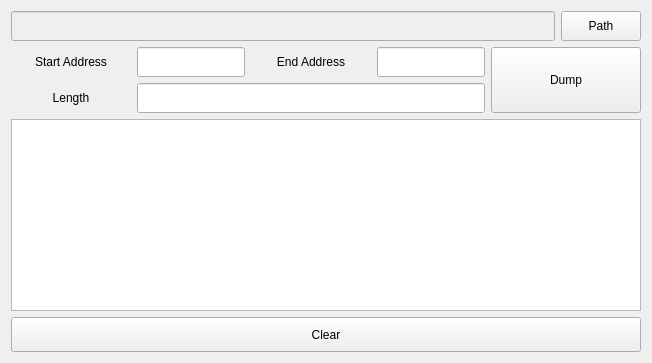
              <widget class="QWidget" name="stackMemoryDump">
               <layout class="QGridLayout" name="gridLayout_51">
                <item row="0" column="0">
                 <layout class="QGridLayout" name="gridLayout_50">
                  <item row="0" column="0">
                   <layout class="QGridLayout" name="gridLayout_27">
                    <item row="0" column="1">
                     <widget class="QPushButton" name="btnMemoryDump_path">
                      <property name="sizePolicy">
                       <sizepolicy hsizetype="Minimum" vsizetype="Minimum">
                        <horstretch>0</horstretch>
                        <verstretch>0</verstretch>
                       </sizepolicy>
                      </property>
                      <property name="minimumSize">
                       <size>
                        <width>0</width>
                        <height>30</height>
                       </size>
                      </property>
                      <property name="text">
                       <string>Path</string>
                      </property>
                     </widget>
                    </item>
                    <item row="0" column="0">
                     <widget class="QLineEdit" name="txtMemoryDump_path">
                      <property name="enabled">
                       <bool>false</bool>
                      </property>
                      <property name="sizePolicy">
                       <sizepolicy hsizetype="Expanding" vsizetype="Minimum">
                        <horstretch>0</horstretch>
                        <verstretch>0</verstretch>
                       </sizepolicy>
                      </property>
                      <property name="minimumSize">
                       <size>
                        <width>0</width>
                        <height>30</height>
                       </size>
                      </property>
                     </widget>
                    </item>
                   </layout>
                  </item>
                  <item row="1" column="0">
                   <layout class="QGridLayout" name="gridLayout_16">
                    <item row="0" column="4" rowspan="2">
                     <widget class="QPushButton" name="btnMemoryDump_dump">
                      <property name="sizePolicy">
                       <sizepolicy hsizetype="Minimum" vsizetype="Minimum">
                        <horstretch>0</horstretch>
                        <verstretch>0</verstretch>
                       </sizepolicy>
                      </property>
                      <property name="minimumSize">
                       <size>
                        <width>150</width>
                        <height>0</height>
                       </size>
                      </property>
                      <property name="text">
                       <string>Dump</string>
                      </property>
                     </widget>
                    </item>
                    <item row="0" column="2">
                     <widget class="QLabel" name="label_52">
                      <property name="minimumSize">
                       <size>
                        <width>120</width>
                        <height>30</height>
                       </size>
                      </property>
                      <property name="text">
                       <string>End Address</string>
                      </property>
                      <property name="alignment">
                       <set>Qt::AlignCenter</set>
                      </property>
                     </widget>
                    </item>
                    <item row="1" column="0">
                     <widget class="QLabel" name="label_53">
                      <property name="sizePolicy">
                       <sizepolicy hsizetype="Preferred" vsizetype="Preferred">
                        <horstretch>0</horstretch>
                        <verstretch>0</verstretch>
                       </sizepolicy>
                      </property>
                      <property name="minimumSize">
                       <size>
                        <width>120</width>
                        <height>30</height>
                       </size>
                      </property>
                      <property name="text">
                       <string>Length</string>
                      </property>
                      <property name="alignment">
                       <set>Qt::AlignCenter</set>
                      </property>
                     </widget>
                    </item>
                    <item row="0" column="1">
                     <widget class="QLineEdit" name="txtMemoryDump_start">
                      <property name="sizePolicy">
                       <sizepolicy hsizetype="Expanding" vsizetype="Preferred">
                        <horstretch>0</horstretch>
                        <verstretch>0</verstretch>
                       </sizepolicy>
                      </property>
                      <property name="minimumSize">
                       <size>
                        <width>0</width>
                        <height>30</height>
                       </size>
                      </property>
                     </widget>
                    </item>
                    <item row="0" column="0">
                     <widget class="QLabel" name="label_47">
                      <property name="sizePolicy">
                       <sizepolicy hsizetype="Preferred" vsizetype="Preferred">
                        <horstretch>0</horstretch>
                        <verstretch>0</verstretch>
                       </sizepolicy>
                      </property>
                      <property name="minimumSize">
                       <size>
                        <width>120</width>
                        <height>30</height>
                       </size>
                      </property>
                      <property name="text">
                       <string>Start Address</string>
                      </property>
                      <property name="alignment">
                       <set>Qt::AlignCenter</set>
                      </property>
                     </widget>
                    </item>
                    <item row="1" column="1" colspan="3">
                     <widget class="QLineEdit" name="txtMemoryDump_len">
                      <property name="sizePolicy">
                       <sizepolicy hsizetype="Expanding" vsizetype="Minimum">
                        <horstretch>0</horstretch>
                        <verstretch>0</verstretch>
                       </sizepolicy>
                      </property>
                      <property name="minimumSize">
                       <size>
                        <width>0</width>
                        <height>30</height>
                       </size>
                      </property>
                     </widget>
                    </item>
                    <item row="0" column="3">
                     <widget class="QLineEdit" name="txtMemoryDump_end">
                      <property name="sizePolicy">
                       <sizepolicy hsizetype="Expanding" vsizetype="Preferred">
                        <horstretch>0</horstretch>
                        <verstretch>0</verstretch>
                       </sizepolicy>
                      </property>
                      <property name="minimumSize">
                       <size>
                        <width>0</width>
                        <height>30</height>
                       </size>
                      </property>
                     </widget>
                    </item>
                   </layout>
                  </item>
                  <item row="2" column="0">
                   <widget class="QPlainTextEdit" name="txtMemoryDump_Log">
                    <property name="readOnly">
                     <bool>true</bool>
                    </property>
                   </widget>
                  </item>
                 </layout>
                </item>
                <item row="1" column="0">
                 <widget class="QPushButton" name="btnMemoryDump_clear">
                  <property name="minimumSize">
                   <size>
                    <width>0</width>
                    <height>35</height>
                   </size>
                  </property>
                  <property name="text">
                   <string>Clear</string>
                  </property>
                 </widget>
                </item>
               </layout>
              </widget>
